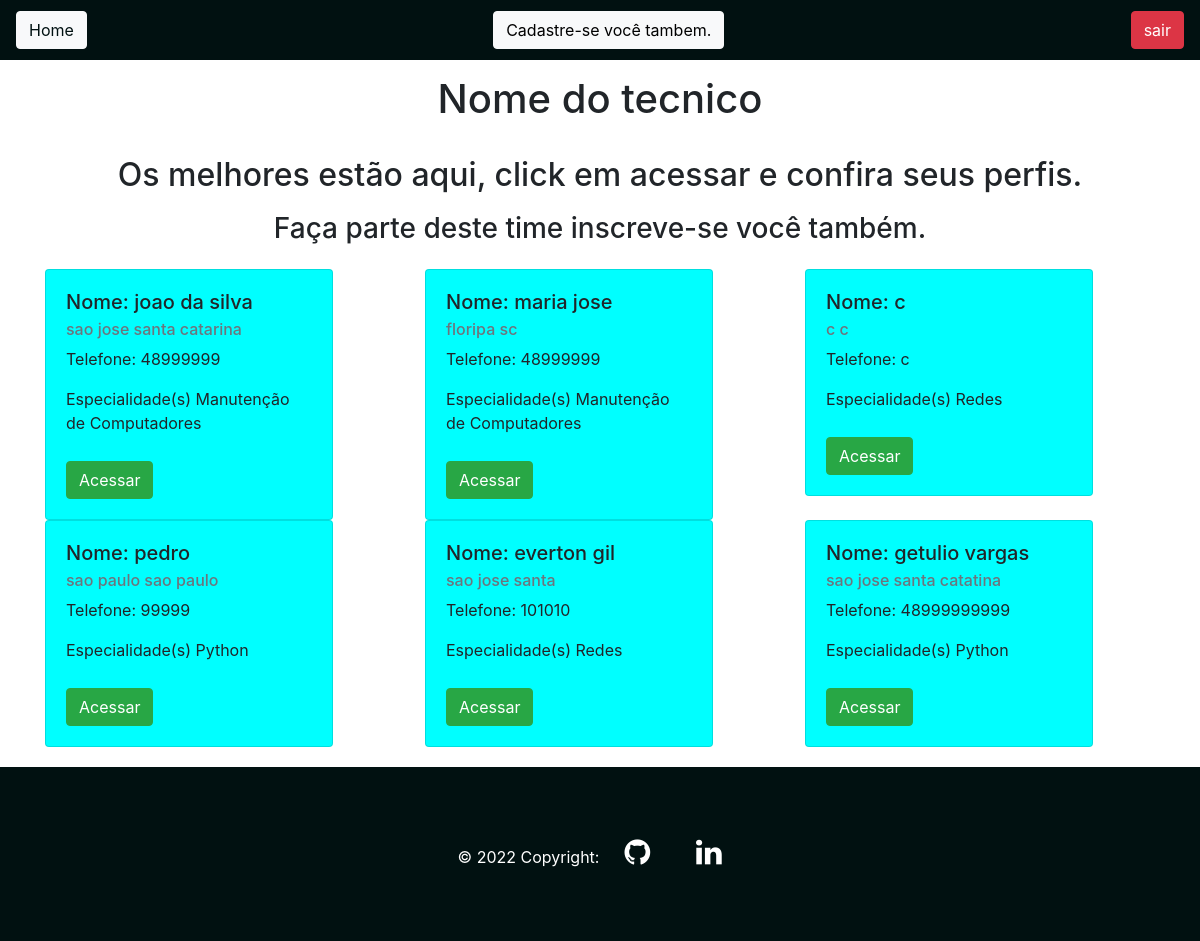
The app's page /cadastro/home/ (signed in), older data.
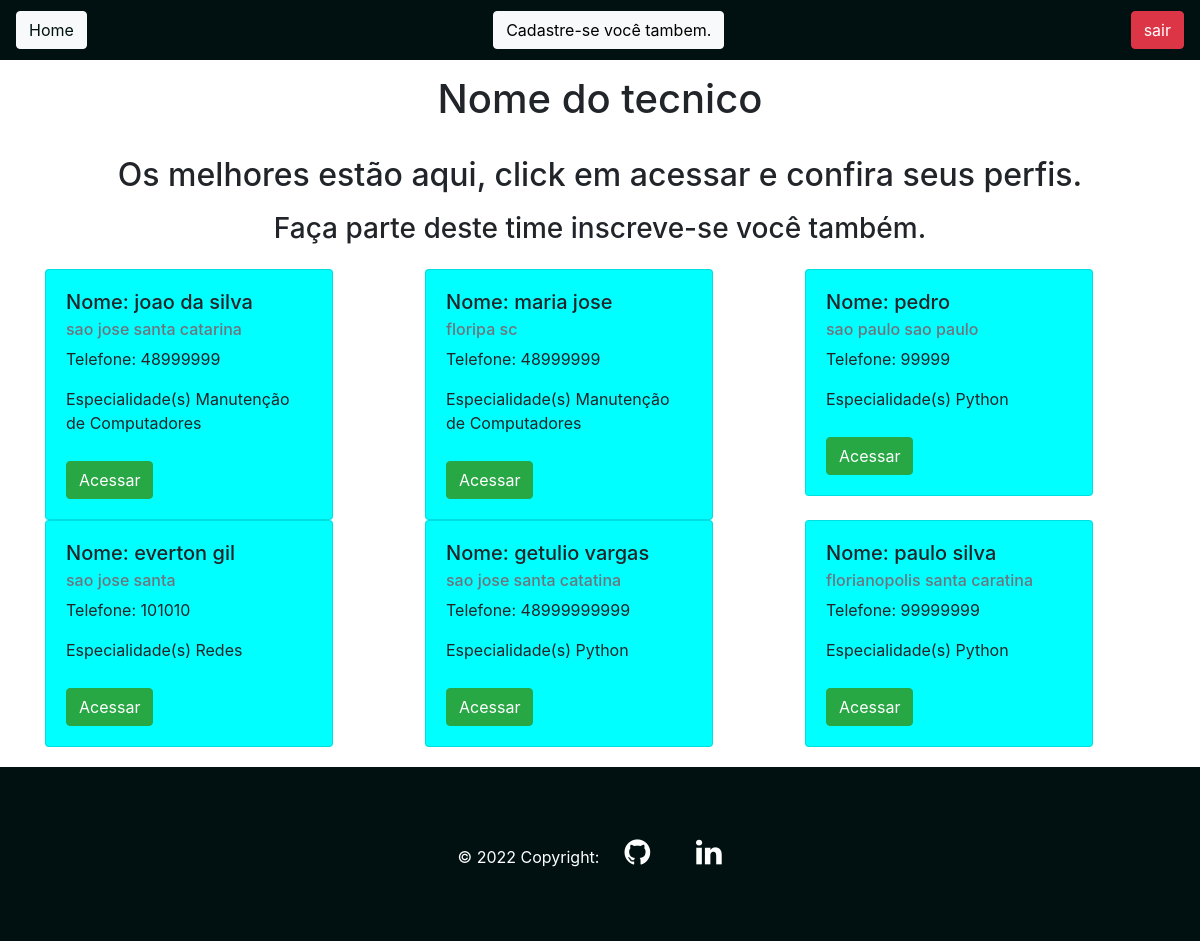
The same page, newer data.
### cadastro/models.py (models this page shows, shortened)
class Profissional(models.Model):
    nome = models.CharField(max_length=100)
    telefone = models.CharField(max_length=15)
    cidade = models.CharField(max_length=100)
    estado = models.CharField(max_length=100)
    data_cadastro = models.DateField(default= date.today)
    descricao = models.TextField()
    especialidades = models.ForeignKey(Especialidades, on_delete=models.DO_NOTHING)
    usuario = models.ForeignKey(Usuario, on_delete=models.DO_NOTHING)
    class Meta:
        verbose_name = 'Profissional'

class Especialidades(models.Model):
    nome = models.CharField(max_length=40)
    descricao = models.TextField()
    class Meta:
        verbose_name = 'Especialidade'
    def __str__(self):
        return self.nome

### cadastro/views.py (the view)
# urls.py: path('home/', views.home, name = 'home'),
def home(request):
    if request.session.get('usuario'):
        usuario = Usuario.objects.get(id = request.session['usuario'])
        profissional = Profissional.objects.all()
        form = CadastroProfissional()
        form.fields['usuario'].initial = request.session['usuario']
        return render(request, 'home.html', {'profissional': profissional, 'usuario_logado':
                                                 request.session.get('usuario'),
                                                 'form': form})
    else:
        return redirect('/auth/login/?status=2')

### cadastro/templates/home.html
{% extends 'base.html' %}
{% block 'conteudo' %}
<h1 style="text-align:center ;padding: 15px;">Nome do tecnico</h1>
<h2 style="padding:10px; text-align: center;" >Os melhores estão aqui, click em acessar e confira seus perfis.</h2>
<h3 style="text-align: center; padding: 0 0 15px;">Faça parte deste time inscreve-se você também.</h3>
<div class="container" style="background-color: #ffffff;">
    <div class="row">
        {% for profissionais in profissional %}
            <div class="col-md">
                <div class="card" style="width: 18rem; background-color: #00FFFF;" >
                    <div class="card-body">
                      <h5 class="card-title">Nome: {{profissionais.nome}}</h5>
                      <h6 class="card-subtitle mb-2 text-muted">{{profissionais.cidade}} {{profissionais.estado}}</h6>
                      <p class="card-text">Telefone: {{profissionais.telefone}}</p>
                      <p class="card-text" style="padding:0 0 10px ;">Especialidade(s) {{profissionais.especialidades}}</p>
                      <a href="{% url 'ver_profissional' profissionais.id %}" class="btn  btn-success">Acessar</a>
                    </div>
                </div>
            </div>
        {% endfor %}
    </div>
</div>
{% endblock %}

Row changes from the older to the newer data that the page shows:
removed Profissional: nome "c", cidade "c", estado "c", telefone "c", especialidades "Redes"
added Profissional: nome "paulo silva", cidade "florianopolis", estado "santa caratina", telefone "99999999", especialidades "Python"
